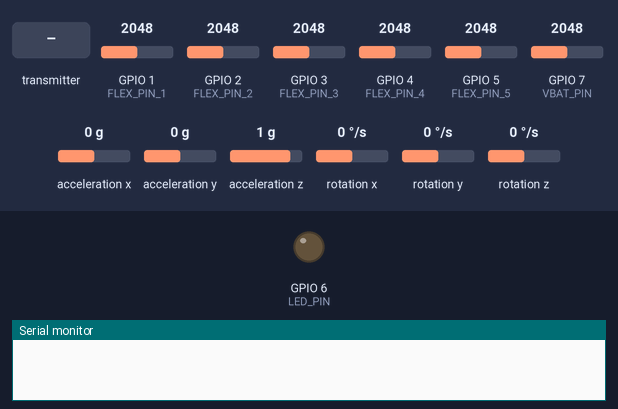
The sketch below on a simulated ESP32-S3. Shown: output pins drawn as LEDs (lit = HIGH), the last lines printed to the serial monitor. Wiring (inferred from the names in the program): MPU-6050 motion sensor at I2C address 0x68. Dashed ring = blinking. Inputs (shaded band) come from the test bench; at power-on: GPIO 7 (VBAT_PIN) = 2048, GPIO 1 (FLEX_PIN_1) = 2048, GPIO 2 (FLEX_PIN_2) = 2048, GPIO 3 (FLEX_PIN_3) = 2048, GPIO 4 (FLEX_PIN_4) = 2048, GPIO 5 (FLEX_PIN_5) = 2048, acceleration x 0 g, acceleration y 0 g, acceleration z 1 g, rotation x 0 °/s, rotation y 0 °/s, rotation z 0 °/s (analog values on the 0–4095 scale).

Above: at 0.0 s.
At 3.1 s:
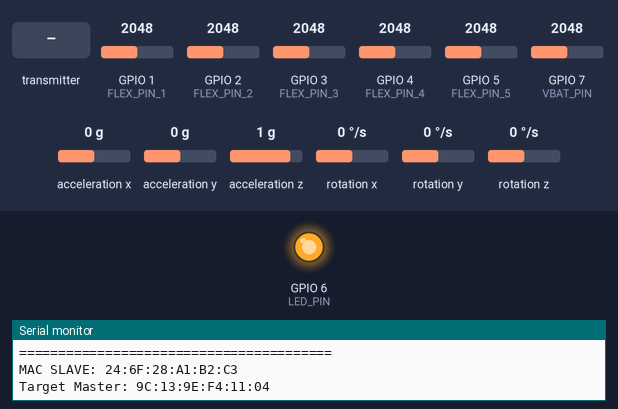
At 8.3 s:
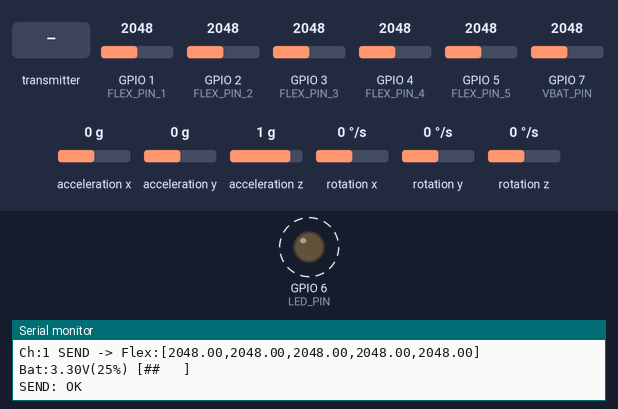
9.2 s: GPIO 7 (VBAT_PIN) set to 2866
12.2 s: the transmitter starts sending identifier = MASTER_CH
15.2 s: GPIO 7 (VBAT_PIN) set to 1960
Timing chart, 0 to 24.2 s (numbered marks = the images above; inputs shaded):
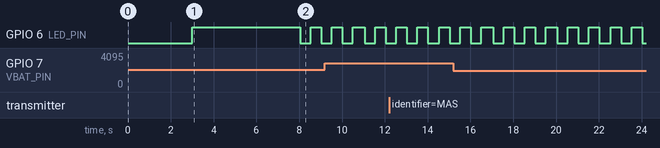

Measured:
- by itself, GPIO 6 (LED_PIN): alternates HIGH for 0.49 s and LOW for 0.49 s

The sketch:

GloveSlave.ino
```cpp
/*
 * SMART GLOVE - ESP32-S3 SLAVE (Tangan Kiri) FIKS
 * FIX: MPU6050 baca langsung via Wire (tanpa library MPU6050)
 */

#include <WiFi.h>
#include <esp_now.h>
#include <esp_wifi.h>
#include <Wire.h>

// ==================== DATA STRUCTURE ====================
typedef struct struct_message
{
    float flex[5];
    float accel[3];
    float gyro[3];
    float batteryVoltage;
    int batteryPercentage;
    unsigned long timestamp;
} struct_message;

typedef struct channel_info
{
    uint8_t channel;
    char identifier[10];
} channel_info;

struct_message dataSend;

// ==================== MAC MASTER ====================
uint8_t masterAddress[] = {0x9C, 0x13, 0x9E, 0xF4, 0x11, 0x04};

// ==================== PIN CONFIGURATION ====================
const int FLEX_PIN_1 = 1;
const int FLEX_PIN_2 = 2;
const int FLEX_PIN_3 = 3;
const int FLEX_PIN_4 = 4;
const int FLEX_PIN_5 = 5;
const int SDA_PIN = 9;
const int SCL_PIN = 8;
const int VBAT_PIN = 7;
const int LED_PIN = 6;

// ==================== MPU6050 RAW (tanpa library) ====================
const uint8_t MPU_ADDR = 0x68;

void mpuWrite(uint8_t reg, uint8_t val)
{
    Wire.beginTransmission(MPU_ADDR);
    Wire.write(reg);
    Wire.write(val);
    Wire.endTransmission();
}

void mpuRead(uint8_t reg, uint8_t *buf, uint8_t len)
{
    Wire.beginTransmission(MPU_ADDR);
    Wire.write(reg);
    Wire.endTransmission(false);
    Wire.requestFrom(MPU_ADDR, len);
    for (uint8_t i = 0; i < len; i++)
        buf[i] = Wire.read();
}

bool mpuInit()
{
    mpuWrite(0x6B, 0x00); // bangunkan dari sleep
    delay(100);
    mpuWrite(0x1C, 0x00); // accel ±2g
    mpuWrite(0x1B, 0x00); // gyro ±250°/s
    uint8_t who = 0;
    mpuRead(0x75, &who, 1);
    return (who == 0x68);
}

void mpuGetMotion6(int16_t *ax, int16_t *ay, int16_t *az,
                   int16_t *gx, int16_t *gy, int16_t *gz)
{
    uint8_t buf[14];
    mpuRead(0x3B, buf, 14);
    *ax = (buf[0] << 8) | buf[1];
    *ay = (buf[2] << 8) | buf[3];
    *az = (buf[4] << 8) | buf[5];
    *gx = (buf[8] << 8) | buf[9];
    *gy = (buf[10] << 8) | buf[11];
    *gz = (buf[12] << 8) | buf[13];
}

// ==================== BATTERY CALIBRATION ====================
const float VOLTAGE_DIVIDER_RATIO = 2.0;
const float ADC_REFERENCE = 3.3;
const float ADC_RESOLUTION = 4095.0;
const float BATTERY_MAX = 4.2;
const float BATTERY_MIN = 3.0;
const float BATTERY_LOW = 3.3;

// ==================== STATE ====================
unsigned long lastSuccessSend = 0;
unsigned long lastBatteryWarning = 0;
unsigned long lastChannelSync = 0;
unsigned long lastChannelScan = 0;
bool lastSendSuccess = false;
int consecutiveFailures = 0;
uint8_t currentChannel = 1;
uint8_t masterChannel = 0;
bool channelSynced = false;

// ==================== FORWARD DECLARATIONS ====================
void scanForMaster();
void syncToChannel(uint8_t channel);
void readAllSensors();
void readBattery();
void controlLED();
void checkBatteryWarning();
void printSensorData();
void printBatteryBar(int percentage);

// ==================== CALLBACKS ====================
void OnDataSent(const uint8_t *mac_addr, esp_now_send_status_t status)
{
    if (status == ESP_NOW_SEND_SUCCESS)
    {
        Serial.println("SEND: OK");
        lastSendSuccess = true;
        lastSuccessSend = millis();
        consecutiveFailures = 0;
        channelSynced = true;
    }
    else
    {
        Serial.println("SEND: FAILED");
        lastSendSuccess = false;
        consecutiveFailures++;
        if (consecutiveFailures >= 5)
        {
            Serial.println("WARNING: 5x gagal — re-scan channel...");
            channelSynced = false;
        }
    }
}

void OnDataRecv(const esp_now_recv_info *info,
                const uint8_t *incomingData, int len)
{
    if (len == sizeof(channel_info))
    {
        channel_info chInfo;
        memcpy(&chInfo, incomingData, sizeof(chInfo));
        if (strcmp(chInfo.identifier, "MASTER_CH") == 0)
        {
            masterChannel = chInfo.channel;
            if (chInfo.channel != currentChannel)
            {
                Serial.printf(">>> Master channel: %d — switching...\n", chInfo.channel);
                syncToChannel(chInfo.channel);
            }
            else
            {
                channelSynced = true;
            }
            lastChannelSync = millis();
        }
    }
}

// ==================== SETUP ====================
void setup()
{
    Serial.begin(115200);
    delay(3000);

    Serial.println("\n========================================");
    Serial.println("   SMART GLOVE SLAVE - LEFT HAND");
    Serial.println("========================================");

    pinMode(LED_PIN, OUTPUT);
    digitalWrite(LED_PIN, HIGH);

    WiFi.mode(WIFI_STA);
    Serial.printf("MAC SLAVE: %s\n", WiFi.macAddress().c_str());

    if (esp_now_init() != ESP_OK)
    {
        Serial.println("ERROR: ESP-NOW init failed!");
        return;
    }
    esp_now_register_send_cb(OnDataSent);
    esp_now_register_recv_cb(OnDataRecv);

    esp_now_peer_info_t peerInfo = {};
    memcpy(peerInfo.peer_addr, masterAddress, 6);
    peerInfo.channel = 0;
    peerInfo.encrypt = false;
    if (esp_now_add_peer(&peerInfo) != ESP_OK)
    {
        Serial.println("ERROR: Failed to add peer!");
        return;
    }

    Serial.print("Target Master: ");
    for (int i = 0; i < 6; i++)
    {
        Serial.printf("%02X", masterAddress[i]);
        if (i < 5)
            Serial.print(":");
    }
    Serial.println();

    // I2C + MPU6050 (tanpa library)
    Wire.begin(SDA_PIN, SCL_PIN);
    Wire.setClock(100000);
    delay(200);

    if (mpuInit())
    {
        Serial.println("MPU6050 OK");
    }
    else
    {
        Serial.println("WARNING: MPU6050 tidak terdeteksi — cek kabel!");
    }

    analogReadResolution(12);
    analogSetAttenuation(ADC_11db);

    Serial.println("\n========================================");
    Serial.println("        SYSTEM READY");
    Serial.println("  Scanning for Master channel...");
    Serial.println("========================================\n");

    scanForMaster();
}

// ==================== LOOP ====================
void loop()
{
    // Re-scan jika belum sync atau lama tidak dapat broadcast
    if (!channelSynced || (millis() - lastChannelSync > 10000))
    {
        if (millis() - lastChannelScan >= 5000)
        {
            Serial.println(">>> Re-scanning for Master...");
            scanForMaster();
            lastChannelScan = millis();
        }
    }

    dataSend.timestamp = millis();
    readAllSensors();

    esp_err_t result = esp_now_send(masterAddress, (uint8_t *)&dataSend, sizeof(dataSend));
    if (result != ESP_OK)
        Serial.printf("ERROR: Send code %d\n", result);

    printSensorData();
    controlLED();
    checkBatteryWarning();

    delay(50);
}

// ==================== SCAN FOR MASTER ====================
void scanForMaster()
{
    Serial.println("Scanning channels 1-13...");
    for (uint8_t ch = 1; ch <= 13; ch++)
    {
        Serial.printf("  ch%d... ", ch);
        esp_wifi_set_promiscuous(true);
        esp_wifi_set_channel(ch, WIFI_SECOND_CHAN_NONE);
        esp_wifi_set_promiscuous(false);
        delay(50);
        currentChannel = ch;

        unsigned long t = millis();
        while (millis() - t < 300)
        {
            if (masterChannel == ch)
            {
                Serial.println("FOUND!");
                channelSynced = true;
                Serial.printf("Master on channel %d\n\n", ch);
                return;
            }
            delay(10);
        }
        Serial.println("not found");
    }
    Serial.println("Master not found — using ch1 default");
    syncToChannel(1);
}

// ==================== SYNC TO CHANNEL ====================
void syncToChannel(uint8_t channel)
{
    if (channel == currentChannel && channelSynced)
        return;
    currentChannel = channel;
    esp_wifi_set_promiscuous(true);
    esp_wifi_set_channel(currentChannel, WIFI_SECOND_CHAN_NONE);
    esp_wifi_set_promiscuous(false);
    delay(50);
    channelSynced = true;
    lastChannelSync = millis();
    Serial.printf(">>> Switched to channel %d\n", currentChannel);
}

// ==================== CONTROL LED ====================
void controlLED()
{
    bool conn = lastSendSuccess && (millis() - lastSuccessSend < 2000);
    if (conn)
    {
        digitalWrite(LED_PIN, ((dataSend.timestamp / 500) % 2) == 0 ? LOW : HIGH);
    }
    else
    {
        digitalWrite(LED_PIN, HIGH);
    }
}

// ==================== READ ALL SENSORS ====================
void readAllSensors()
{
    // Send raw ADC values (0-4095), will be normalized in Python during calibration
    dataSend.flex[0] = (float)analogRead(FLEX_PIN_1);
    dataSend.flex[1] = (float)analogRead(FLEX_PIN_2);
    dataSend.flex[2] = (float)analogRead(FLEX_PIN_3);
    dataSend.flex[3] = (float)analogRead(FLEX_PIN_4);
    dataSend.flex[4] = (float)analogRead(FLEX_PIN_5);

    int16_t ax, ay, az, gx, gy, gz;
    mpuGetMotion6(&ax, &ay, &az, &gx, &gy, &gz);

    dataSend.accel[0] = ax / 16384.0;
    dataSend.accel[1] = ay / 16384.0;
    dataSend.accel[2] = az / 16384.0;
    dataSend.gyro[0] = gx / 131.0;
    dataSend.gyro[1] = gy / 131.0;
    dataSend.gyro[2] = gz / 131.0;

    readBattery();
}

// ==================== READ BATTERY ====================
void readBattery()
{
    int raw = analogRead(VBAT_PIN);
    dataSend.batteryVoltage = (raw / ADC_RESOLUTION) * ADC_REFERENCE * VOLTAGE_DIVIDER_RATIO;
    float pct = ((dataSend.batteryVoltage - BATTERY_MIN) / (BATTERY_MAX - BATTERY_MIN)) * 100.0;
    dataSend.batteryPercentage = constrain((int)pct, 0, 100);
}

// ==================== CHECK BATTERY WARNING ====================
void checkBatteryWarning()
{
    if (dataSend.batteryVoltage < BATTERY_LOW &&
        millis() - lastBatteryWarning > 30000)
    {
        Serial.printf("\nWARNING: Battery LOW! %.2fV (%d%%)\n",
                      dataSend.batteryVoltage, dataSend.batteryPercentage);
        lastBatteryWarning = millis();
    }
}

// ==================== PRINT SENSOR DATA ====================
void printSensorData()
{
    Serial.printf("Ch:%d SEND -> Flex:[", currentChannel);
    for (int i = 0; i < 5; i++)
    {
        Serial.print(dataSend.flex[i], 2);
        if (i < 4)
            Serial.print(",");
    }
    Serial.printf("] Bat:%.2fV(%d%%) ", dataSend.batteryVoltage, dataSend.batteryPercentage);
    printBatteryBar(dataSend.batteryPercentage);
    Serial.println();
}

// ==================== BATTERY BAR ====================
void printBatteryBar(int p)
{
    Serial.print("[");
    Serial.print(p > 80 ? "#####" : p > 60 ? "#### "
                                : p > 40   ? "###  "
                                : p > 20   ? "##   "
                                           : "#    ");
    Serial.print("]");
}
```
